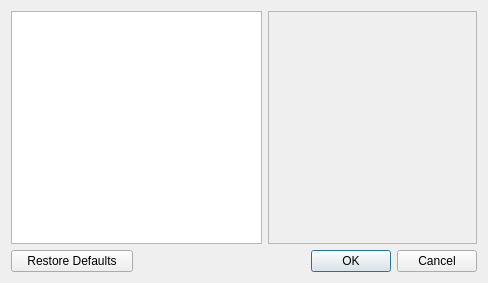
<?xml version="1.0" encoding="UTF-8"?>
<ui version="4.0">
 <class>PlotOptionsDialog</class>
 <widget class="QDialog" name="PlotOptionsDialog">
  <property name="windowModality">
   <enum>Qt::WindowModal</enum>
  </property>
  <property name="geometry">
   <rect>
    <x>0</x>
    <y>0</y>
    <width>488</width>
    <height>283</height>
   </rect>
  </property>
  <layout class="QGridLayout" name="gridLayout">
   <item row="1" column="3">
    <widget class="QPushButton" name="mOk">
     <property name="text">
      <string>OK</string>
     </property>
    </widget>
   </item>
   <item row="0" column="2" colspan="3">
    <widget class="QStackedWidget" name="stackedWidget">
     <property name="frameShape">
      <enum>QFrame::StyledPanel</enum>
     </property>
     <property name="frameShadow">
      <enum>QFrame::Sunken</enum>
     </property>
     <property name="currentIndex">
      <number>-1</number>
     </property>
    </widget>
   </item>
   <item row="1" column="4">
    <widget class="QPushButton" name="mCancel">
     <property name="text">
      <string>Cancel</string>
     </property>
    </widget>
   </item>
   <item row="0" column="0" colspan="2">
    <widget class="QTreeWidget" name="treeWidget">
     <property name="sizePolicy">
      <sizepolicy hsizetype="Maximum" vsizetype="Preferred">
       <horstretch>0</horstretch>
       <verstretch>0</verstretch>
      </sizepolicy>
     </property>
     <attribute name="headerVisible">
      <bool>false</bool>
     </attribute>
     <attribute name="headerDefaultSectionSize">
      <number>50</number>
     </attribute>
     <column>
      <property name="text">
       <string notr="true">1</string>
      </property>
     </column>
    </widget>
   </item>
   <item row="1" column="0">
    <widget class="QPushButton" name="mRestoreDefaults">
     <property name="toolTip">
      <string>Restore application default shortcuts</string>
     </property>
     <property name="text">
      <string>Restore Defaults</string>
     </property>
    </widget>
   </item>
   <item row="1" column="2">
    <spacer name="horizontalSpacer">
     <property name="orientation">
      <enum>Qt::Horizontal</enum>
     </property>
     <property name="sizeHint" stdset="0">
      <size>
       <width>40</width>
       <height>20</height>
      </size>
     </property>
    </spacer>
   </item>
  </layout>
 </widget>
 <resources/>
 <connections/>
</ui>
